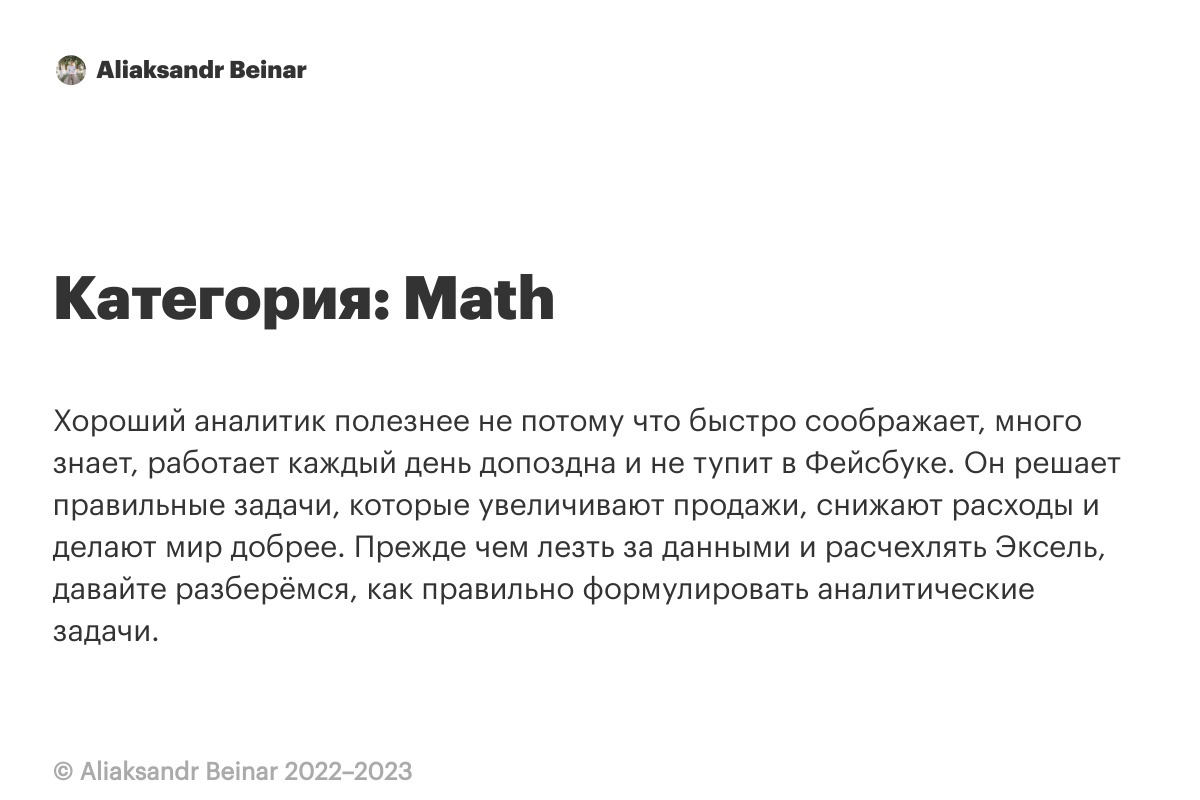
The app's page /blog/category/Math/ with its own data.
### blog/models.py (models this page shows, shortened)
class Article(models.Model):
    title = models.CharField(max_length=250)
    full_text = models.TextField()
    summary = models.TextField()
    category = models.CharField(max_length=250)
    pubdate = models.DateTimeField()
    slug = models.CharField(max_length=250, unique=True)
    og_image = models.ImageField(upload_to='images', null=True)
    def get_absolute_url(self):
        return reverse('article_page', kwargs={'slug': self.slug})
    def get_category_url(self):
        return reverse('category_page', kwargs={'category': self.category})

### blog/views.py (the view)
# urls.py: path('blog/category/<slug:category>/', category_page, name='category_page'),
def category_page(request, category):
    articles = Article.objects.filter(category=category)
    context = global_context | {'articles': articles, 'category': category}
    return render(request, 'category_page.html', context)

### blog/templates/category_page.html (shortened to what this page needs)
{% extends 'base.html' %}
{% load static %}
{% block page_header %}
    <a href = "{% url 'home_page' %}">
        <img src="{% static 'img/avatar.jpg' %}" />
        <span class="author-name">{{ author_name }}</span>
    </a>
{% endblock %}
{% block content %}
    <div class="row">
        <div class="col-md-12 col-sm-16">
            <div class="article-list">
                <h1>Категория: {{ category }}</h1>
                    {% for article in articles %}
                        <div class="article">
                        <div class="article-text">{{ article.summary }}</div>
                        </div>
                    {% endfor %}
            </div>
        </div>
    </div>
{% endblock %}

### blog/static/blog/style.css (style rules this page uses)
html { position: relative; min-height: 100%; font-size: 18px; }
body { color: #333; font-family: graphik-regular, Arial, Helvetica, sans-serif; margin-bottom: 60px; line-height: 1.4rem; }
h1, h2, h3 { font-family: graphik-black, Arial, Helvetica, sans-serif; line-height: 1.7rem; }
h1 { font-size: 2em; }
.avatar-top a { text-decoration: none; color: #333 }
.avatar-top img { width: 32px; margin-right: .2em; clip-path: circle(15px at center); margin-top: -3px; }
.article { margin-bottom: 3em; }
@media all and (min-device-width:569px) and (max-device-width: 960px) { html { font-size: 30px; } }

### records on screen
Article: category "Math", summary "Хороший аналитик полезнее не потому что быстро соображает, много знает, работает каждый день допоздна и не тупит в Фейсбуке. Он решает правильные задачи, которые увеличивают продажи, снижают расходы и делают мир добрее. Прежде чем лезть за данными и расчехлять Эксель, давайте разберёмся, как правильно формулировать аналитические задачи."

### other values on screen
{{ author_name }} "Aliaksandr Beinar"
